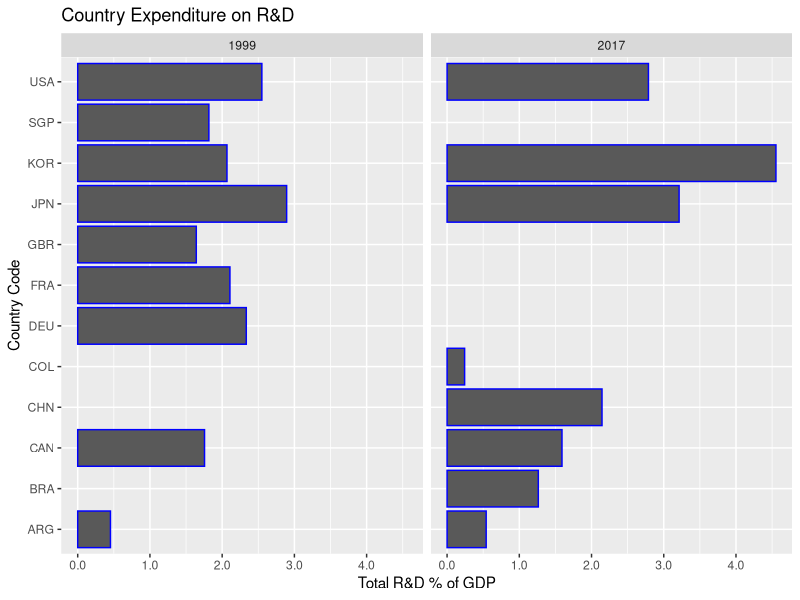
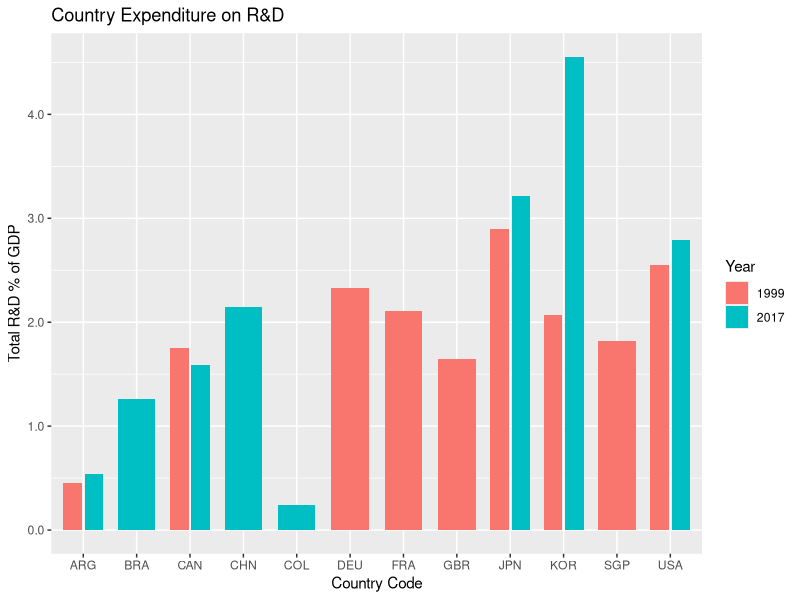
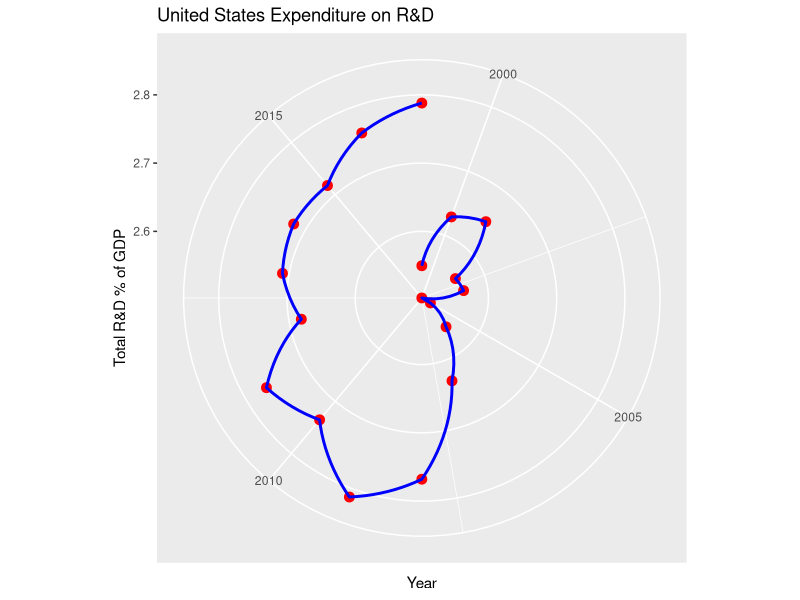

Reproduce these figures in R, in order.
##################################
#      Data Visualization        #
#      Dr. Ho, Fall 2022         #
#      Assignment 5              #
##################################

#################################
#File Name: 
#    20221021_GCooper_EPPS 6356
#     _Assign5_Solution.R
#Theme: Produce 3 Charts
#Date: 10/24/22
#Version: 001.000
#Author: Glen Cooper
#################################


################################
#     Prepare Environment      #
################################
#Set working directory and clear data
setwd("C:/Users/glenc/downloads") #Set working directory
rm(list = ls())   # Clear environment
cat("\014")  # Clear the Console

#Load Libraries
library(readxl)
library(ggplot2)#library(scales)


################################
#  Import and Extract Data     #
################################

##Import data
#  NOTE: Excel file includes: country, year, countrycode, rd_per_gdp,
#  rd_per_bus, and rd_per_gov
Rd_data <- read_excel("20221020_CountryRDSpendperGDP.xlsx")

##Extract data into separate data sets
#Extract years 1999 and 2017 from data set
Rd_data_2yrs <- subset(Rd_data, year %in% c(1999, 2017))
#Extract United States from data set
Rd_data_us <- subset(Rd_data, country %in% "US")


################################
#     Generate Graphics        #
################################

##Create Side by Side Bar Charts of R&D % of GDP
plot <- ggplot(Rd_data_2yrs, aes(x = country_code, y = rd_per_gdp))
plot <- plot + facet_grid(~ year)
plot <-
  plot + geom_bar(stat = "identity",
                  position = 'dodge',
                  colour = "blue")
plot <-
  plot + scale_y_continuous(labels = scales::number_format(accuracy = 0.1))
plot <-
  plot + ggtitle("Country Expenditure on R&D") + xlab("Country Code") +
  ylab("Total R&D % of GDP")
plot <- plot + coord_flip()
plot

##Create Comparison Column Chart of R&D % of GDP based on Year
plot <-
  ggplot(Rd_data_2yrs, aes(x = country_code, y = rd_per_gdp, fill = factor(year)))
plot <- plot + geom_bar(stat = "identity",
                        width = 0.7,
                        position = position_dodge(width = 0.8))
plot <-
  plot + scale_y_continuous(labels = scales::number_format(accuracy = 0.1))
plot <-
  plot + ggtitle("Country Expenditure on R&D") + xlab("Country Code") +
  ylab("Total R&D % of GDP") + labs(fill = "Year")
plot

##Create Cyclical Data Chart of R&D % of GDP for US by Year
plot <- ggplot(Rd_data_us, aes(x = year, y = rd_per_gdp)) +
  geom_line()
plot <-
  plot + scale_y_continuous(labels = scales::number_format(accuracy = 0.1))
plot <- plot + geom_point(size = 3, color = "red")
plot <- plot + geom_line(size = 1, color = "blue")
plot <-
  plot + ggtitle("United States Expenditure on R&D") + xlab("Year") +
  ylab("Total R&D % of GDP")
plot <- plot + coord_polar()
plot







